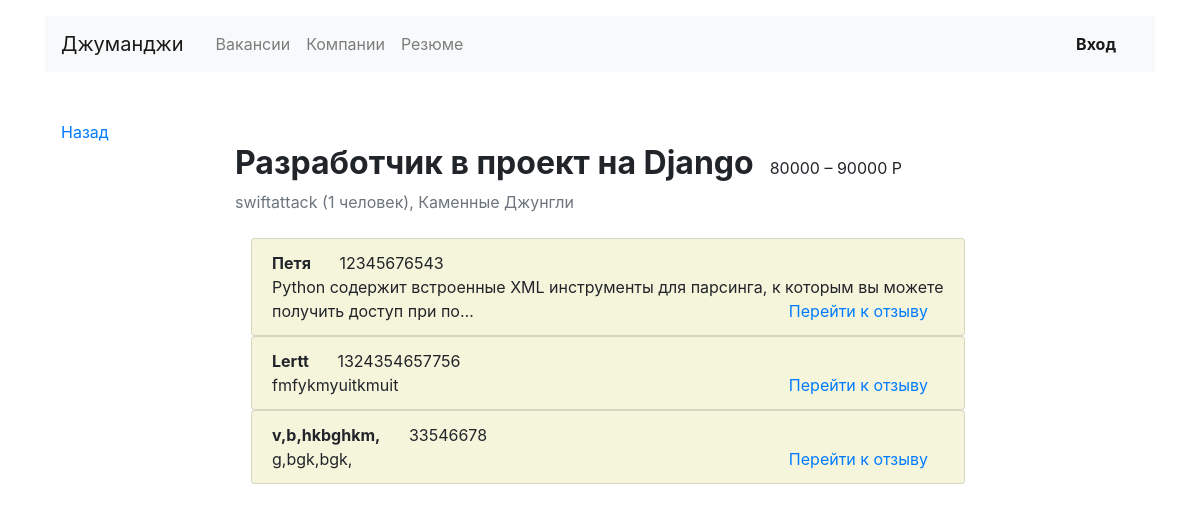
/vacancies/2/applications/, run on an earlier commit of the app's database.
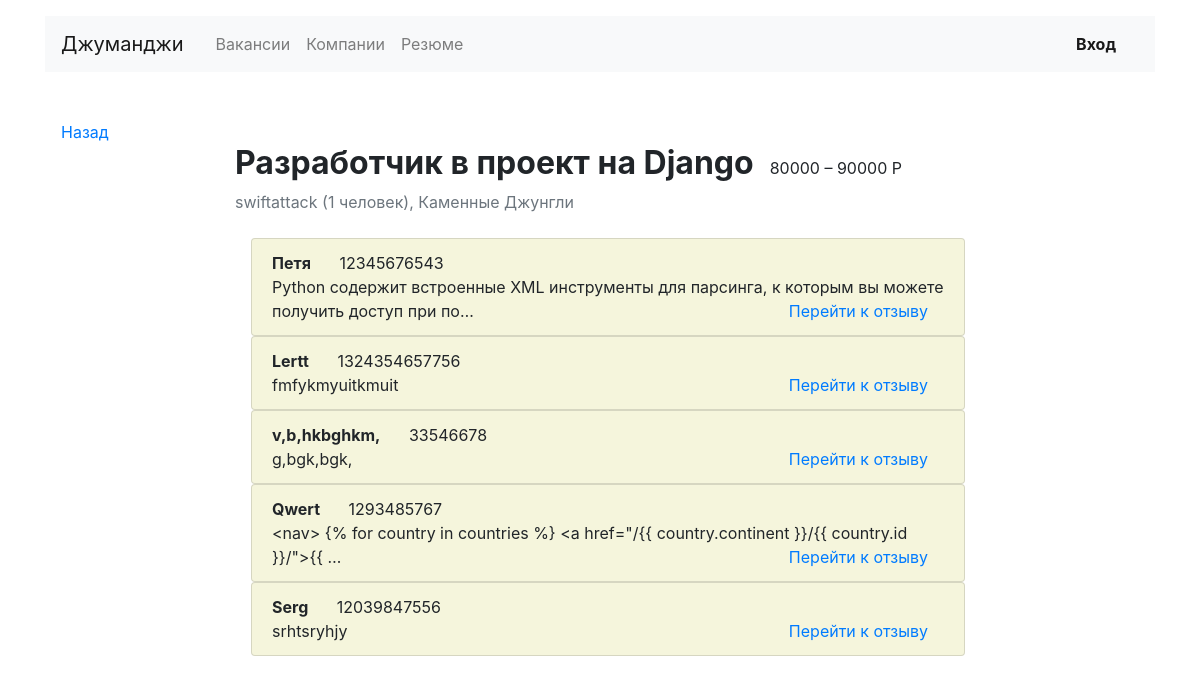
And on a later commit of the database.
### vacancy/models.py (models this page shows)
class Application(models.Model):
    written_username = models.CharField(verbose_name="Имя", max_length=50)
    written_phone = models.CharField(verbose_name="Телефон для связи", max_length=20)
    written_cover_letter = models.TextField(verbose_name="Сопроводительное письмо")
    vacancy = models.ForeignKey(Vacancy, related_name="applications", on_delete=models.PROTECT)
    user = models.ForeignKey(User, related_name="applications", on_delete=models.PROTECT)

### vacancy/views.py (the view)
# urls.py: path('vacancies/<int:pk>/applications/', ApplicationsView.as_view(), name='applications'),
class ApplicationsView(View):
    def get(self, request, pk):
        get_url = self.request.META.get('HTTP_REFERER', '/')
        vacancy = get_object_or_404(Vacancy, pk=pk)
        applications = vacancy.applications.all()
        context = {'vacancy': vacancy,
                   'get_url': get_url,
                   'applications': applications, }
        return render(request, 'vacancies/applications.html', context)

### templates/vacancies/applications.html (shortened to what this page needs)
{% extends 'vacancies/base.html' %}
{% block content %}
    <main class="container mt-3 pb-5">
        <div class="row mt-5">
            <div class="col-12 col-lg-2">
                <div class="pl-3 mb-5">
                    <p><a href={{ get_url }}>Назад</a></p><br>
                </div>
            </div>
            <div class="col-12 col-lg-8">
                <div class="d-flex align-items-baseline align-content-baseline">
                    <h1 class="h2 mt-4 font-weight-bold">{{ vacancy.title }}</h1>
                    <p class="m-0 pl-3">{{ vacancy.salary_min }} – {{ vacancy.salary_max }} Р</p>
                </div>
                <p class="text-muted mb-4">{{ vacancy.company.name }} ({{ vacancy.company.employee_count }}
                    человек), {{ vacancy.company.location }}</p>
                {% for app in applications %}
                    <section class="pl-3">
                        <ul class="list-group">
                            <li class="list-group-item" style="background: beige">
                                <b>{{ app.written_username }}</b>
                                <span class="m-4">{{ app.written_phone }}</span><br>
                                <span>{{ app.written_cover_letter|truncatechars:100 }}</span>
                                <span class="float-right mr-3"><a
                                        href="#">Перейти к отзыву</a> </span>
                            </li>
                        </ul>
                    </section>
                {% endfor %}
            </div>
        </div>
    </main>
{% endblock %}

What changed in the data, as far as the page shows it:
added Application: written_username "Qwert", written_phone "1293485767", written_cover_letter "<nav> {% for country in сountries %} <a href=\"/{{ country.continent }}/{{ country.id }}/\">{{ …"
added Application: written_username "Serg", written_phone "12039847556", written_cover_letter "srhtsryhjy"
